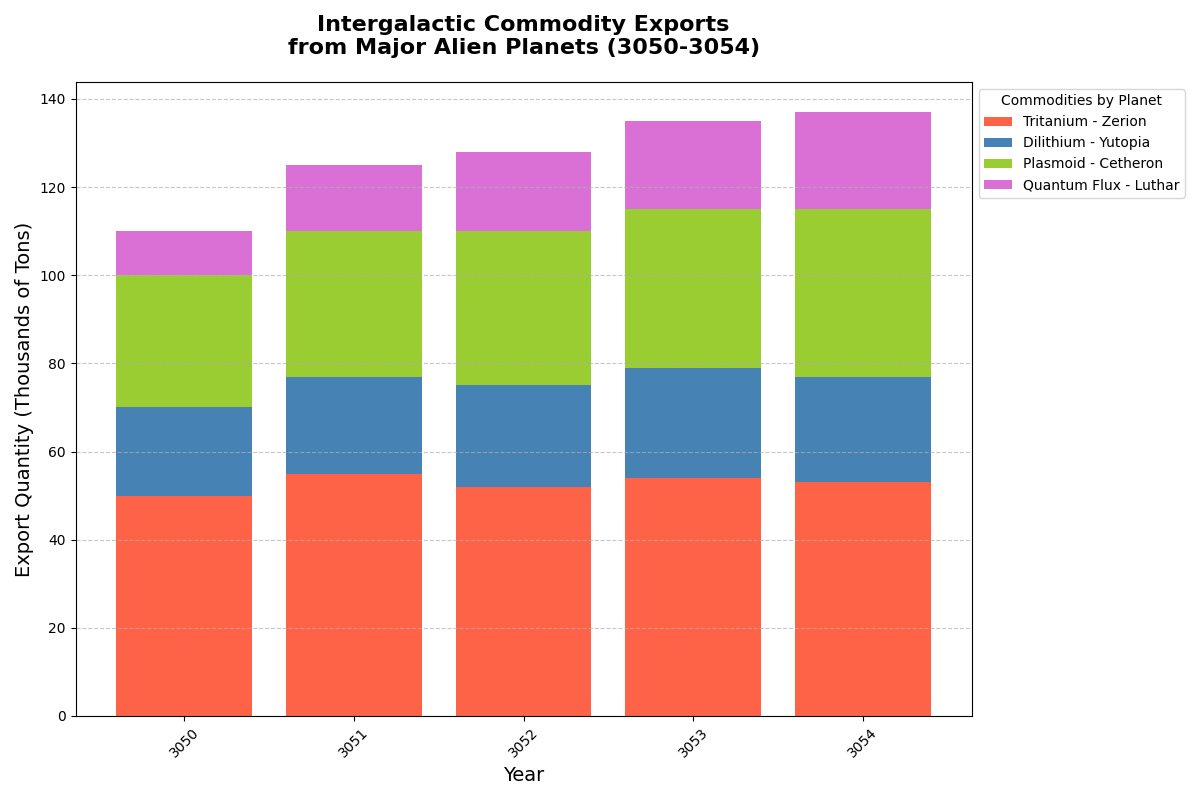

Recreate this plot in Python.
import matplotlib.pyplot as plt
import numpy as np

years = np.arange(3050, 3055)
planets = ['Zerion', 'Yutopia', 'Cetheron', 'Luthar']

tritanium_exports = [50, 55, 52, 54, 53]       # Zerion
dilithium_exports = [20, 22, 23, 25, 24]       # Yutopia
plasmoid_exports = [30, 33, 35, 36, 38]        # Cetheron
quantum_flux_exports = [10, 15, 18, 20, 22]    # Luthar

# New colors for the stacked bars
colors = ['#FF6347', '#4682B4', '#9ACD32', '#DA70D6']

fig, ax = plt.subplots(figsize=(12, 8))

ax.bar(years, tritanium_exports, label='Tritanium - Zerion', color=colors[0])
ax.bar(years, dilithium_exports, bottom=tritanium_exports, label='Dilithium - Yutopia', color=colors[1])
ax.bar(years, plasmoid_exports, bottom=np.array(tritanium_exports) + np.array(dilithium_exports), label='Plasmoid - Cetheron', color=colors[2])
ax.bar(years, quantum_flux_exports, bottom=np.array(tritanium_exports) + np.array(dilithium_exports) + np.array(plasmoid_exports), label='Quantum Flux - Luthar', color=colors[3])

ax.set_title("Intergalactic Commodity Exports\nfrom Major Alien Planets (3050-3054)", fontsize=16, fontweight='bold', pad=20)
ax.set_xlabel("Year", fontsize=14)
ax.set_ylabel("Export Quantity (Thousands of Tons)", fontsize=14)

plt.xticks(years, rotation=45)

ax.legend(title='Commodities by Planet', loc='upper left', bbox_to_anchor=(1, 1))

ax.yaxis.grid(True, linestyle='--', alpha=0.7)

plt.tight_layout()

plt.show()
